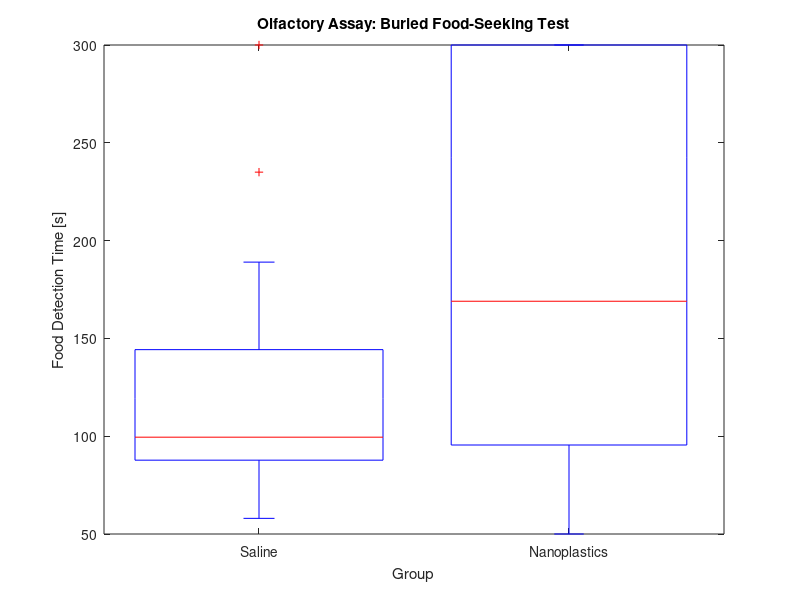

This chart was generated by the following MATLAB code: (Note: this script raises an error after producing the figure.)
clear; clc; format short; format compact;

% Data
Data.Saline = [189, 145, 58, 95, 124, 75, 119, 188, 80, 99, 72, 235, 89, 92, 120, 95, 144, 84, 100, 300];
Data.Nanoplastics = [85, 50, 130, 215, 50, 81, 120, 300, 224, 300, 106, 300, 169, 65, 300, 300, 110, 300, 210];
Data.TotalData = [Data.Saline, Data.Nanoplastics];
Data.Group = [ones(size(Data.Saline)), ones(size(Data.Nanoplastics))*2];

% Boxplot
figure(1)
boxplot(Data.TotalData, Data.Group);
title('Olfactory Assay: Buried Food-Seeking Test');
set(gca, 'XTickLabel', {'Saline', 'Nanoplastics'});
xlabel('Group'); ylabel('Food Detection Time [s]');

% Histogram Setup
figure(2)
TotalBins = 18;
[Count.Saline, BinEdge.Saline] = histcounts(Data.Saline, TotalBins);
BinCenter.Saline = (BinEdge.Saline(1:end-1) + BinEdge.Saline(2:end))/2;
[Count.Nanoplastics, BinEdge.Nanoplastics] = histcounts(Data.Nanoplastics, TotalBins);
BinCenter.Nanoplastics = (BinEdge.Nanoplastics(1:end-1) + BinEdge.Nanoplastics(2:end))/2;

t = tiledlayout(2,2);
title(t, "Olfactory Assay: Buried Food-Seeking Test");
xlabel(t, 'Food Detection Time [s]');
ylabel(t, 'Total Mice');
nexttile;
bar(BinCenter.Saline, Count.Saline, "FaceColor", 'Red', 'EdgeColor', 'none');
title("Food Detection: Saline Group");
nexttile;
bar(BinCenter.Nanoplastics, Count.Nanoplastics, "FaceColor", 'Blue', 'EdgeColor', 'none');
title("Food Detection: Nanoplastic Group");
nexttile([1,2]);
bar(BinCenter.Saline, Count.Saline, "FaceColor", 'Red', 'EdgeColor', 'none'); hold on;
bar(BinCenter.Nanoplastics, Count.Nanoplastics, "FaceColor", 'Blue', 'EdgeColor', 'none');
title("Food Detection: All Mice");
hold off;

% BootStrapping
figure(3)
Sample = 100000;
BootStrap.Saline = bootstrp(Sample, @mean, Data.Saline);
[fi.Saline, xi.Saline] = ksdensity(BootStrap.Saline);
BootStrap.Nanoplastic = bootstrp(Sample, @mean, Data.Nanoplastics);
[fi.Nanoplastic, xi.Nanoplastic] = ksdensity(BootStrap.Nanoplastic);

t = tiledlayout(2,2);
title(t, "Olfactory Assay: Buried Food-Seeking Test");
xlabel(t, 'Food Detection Time [s]');
ylabel(t, 'Probability Density');
nexttile;
plot(xi.Saline, fi.Saline);
title("Food Detection: Saline Group");
nexttile;
plot(xi.Saline, fi.Nanoplastic);
title("Food Detection: Nanoplastic Group");
nexttile([1,2]);
plot(xi.Saline, fi.Saline); hold on;
plot(xi.Saline, fi.Nanoplastic);
title("Food Detection: All Mice");
hold off;

%% Results
ConfidenceInterval.Saline = bootci(Sample, @mean, Data.Saline);
ConfidenceInterval.Nanoplastic = bootci(Sample, @mean, Data.Nanoplastic);
AverageDetectionTime.Saline = mean(Data.Saline);
AverageDetectionTime.Nanoplastic = mean(Data.Nanoplastic);
